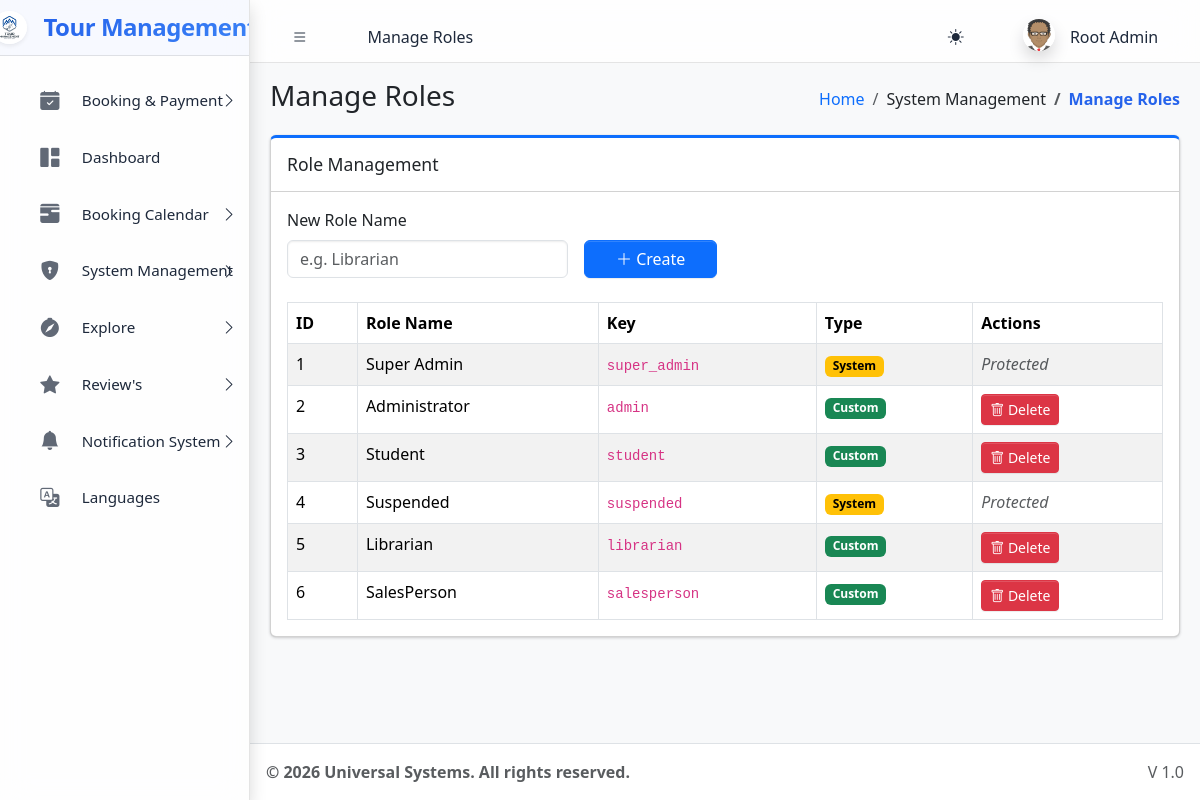
/dashboards/super_admin/manage_roles.php (signed in), run on the app's committed database.
### tables this page shows
CREATE TABLE `sys_pages` (
  `id` int(11) NOT NULL,
  `parent_id` int(11) DEFAULT 0,
  `page_name` varchar(100) NOT NULL,
  `page_url` varchar(255) DEFAULT '#',
  `icon_class` varchar(50) DEFAULT 'bi bi-circle',
  `sort_order` int(11) DEFAULT 0
);

CREATE TABLE `sys_roles` (
  `id` int(11) NOT NULL,
  `role_name` varchar(50) NOT NULL,
  `role_key` varchar(50) NOT NULL,
  `is_system_role` tinyint(1) DEFAULT 0 COMMENT '1=Cannot Delete'
);

### dashboards/super_admin/manage_roles.php (the view, shortened to what this page needs)
<?php
require_once '../../includes/header.php';
?>
<div class="card card-primary card-outline mb-4">
    <div class="card-header">
        <h3 class="card-title">Role Management</h3>
    </div>
    <div class="card-body">
        <form method="POST" class="row g-3 mb-4 align-items-end">
            <div class="col-md-4">
                <label class="form-label">New Role Name</label>
                <input type="text" name="role_name" class="form-control" required placeholder="e.g. Librarian">
            </div>
            <div class="col-md-2">
                <button type="submit" name="create_role" class="btn btn-primary w-100"><i class="bi bi-plus-lg"></i> Create</button>
            </div>
        </form>
        <table class="table table-bordered table-striped">
            <thead>
                <tr>
                    <th>ID</th>
                    <th>Role Name</th>
                    <th>Key</th>
                    <th>Type</th>
                    <th>Actions</th>
                </tr>
            </thead>
            <tbody>
                <?php
                $stmt = $pdo->query("SELECT * FROM sys_roles");
                while($row = $stmt->fetch()):
                    $badge = $row['is_system_role'] ? '<span class="badge text-bg-warning">System</span>' : '<span class="badge text-bg-success">Custom</span>';
                ?>
                <tr>
                    <td><?= $row['id'] ?></td>
                    <td><?= htmlspecialchars($row['role_name']) ?></td>
                    <td><code><?= $row['role_key'] ?></code></td>
                    <td><?= $badge ?></td>
                    <td>
                        <?php if(!$row['is_system_role']): ?>
                        <a href="?delete=<?= $row['id'] ?>" class="btn btn-sm btn-danger" onclick="return confirm('Users with this role will be suspended. Continue?')">
                            <i class="bi bi-trash"></i> Delete
                        </a>
                        <?php else: ?>
                            <span class="text-muted fst-italic">Protected</span>
                        <?php endif; ?>
                    </td>
                </tr>
                <?php endwhile; ?>
            </tbody>
        </table>
    </div>
</div>
<?php require_once '../../includes/footer.php'; ?>

### includes/header.php (shortened to what this page needs)
<?php
require_once __DIR__ . '/../core/session.php';
$base_path = parse_url(BASE_URL, PHP_URL_PATH);
$current_url = substr($_SERVER['SCRIPT_NAME'], strlen($base_path));
$pageStmt = $pdo->prepare("SELECT * FROM sys_pages WHERE page_url LIKE ? LIMIT 1");
$pageStmt->execute(["%$current_url%"]);
$currentPageData = $pageStmt->fetch();
$pageTitle = $currentPageData['page_name'] ?? 'Dashboard';
$pageId = $currentPageData['id'] ?? 0;
$breadcrumbs = [];
if ($currentPageData) {
    $crumbId = $currentPageData['id'];
    while($crumbId != 0) {
        $crumbStmt = $pdo->prepare("SELECT id, parent_id, page_name, page_url FROM sys_pages WHERE id = ?");
        $crumbStmt->execute([$crumbId]);
        $crumb = $crumbStmt->fetch();
        array_unshift($breadcrumbs, $crumb);
        $crumbId = $crumb['parent_id'];
    }
}
?>
<!DOCTYPE html>
<html lang="en"> <head>
    <link rel="stylesheet" href="<?= BASE_URL ?>assets/css/bootstrap.min.css" />
    <link rel="stylesheet" href="<?= BASE_URL ?>assets/css/bootstrap-icons.css" />
    <link rel="stylesheet" href="<?= BASE_URL ?>assets/css/adminlte.min.css" />
</head>
<body class="layout-fixed sidebar-expand-lg bg-body-tertiary">
<div class="app-wrapper">
    <nav class="app-header navbar navbar-expand bg-body">
        <div class="container-fluid">
            <ul class="navbar-nav">
                <li class="nav-item"> <a class="nav-link" data-lte-toggle="sidebar" href="#" role="button"><i class="bi bi-list"></i></a> </li>
                <li class="nav-item d-none d-md-block"> <a href="#" class="nav-link"><?= $pageTitle ?></a> </li>
            </ul>
            <ul class="navbar-nav ms-auto">
                 <li class="nav-item">
                    <button class="btn btn-link nav-link" id="theme-toggle" type="button">
                        <i class="bi bi-sun-fill" id="theme-icon"></i>
                    </button>
                </li>
                <li class="nav-item dropdown user-menu">
                    <a href="#" class="nav-link dropdown-toggle" data-bs-toggle="dropdown">
                        <img src="<?= !empty($_SESSION['avatar']) ? $_SESSION['avatar'] : BASE_URL.'assets/img/avatar.png' ?>" class="user-image rounded-circle shadow" alt="User Image">
                        <span class="d-none d-md-inline ms-1"><?= htmlspecialchars($_SESSION['name']) ?></span>
                    </a>
                </li>
            </ul>
        </div>
    </nav>
    <?php include 'sidebar.php'; ?>
    <main class="app-main">
        <div class="app-content-header">
            <div class="container-fluid">
                <div class="row">
                    <div class="col-sm-6"><h3 class="mb-0"><?= $pageTitle ?></h3></div>
                    <div class="col-sm-6">
                        <ol class="breadcrumb float-sm-end">
                            <li class="breadcrumb-item"><a href="<?= BASE_URL ?>">Home</a></li>
                            <?php foreach($breadcrumbs as $b): ?>
                                <li class="breadcrumb-item <?= ($b['id'] == $pageId) ? 'active' : '' ?>">
                                    <?= htmlspecialchars($b['page_name']) ?>
                                </li>
                            <?php endforeach; ?>
                        </ol>
                    </div>
                </div>
            </div>
        </div>
        <div class="app-content">
            <div class="container-fluid">

### includes/sidebar.php (shortened to what this page needs)
<aside class="app-sidebar shadow">
    <div class="sidebar-brand">
        <a href="<?= BASE_URL ?>index.php" class="brand-link d-flex align-items-center">
            <img src="<?= BASE_URL ?>assets/img/logo.png" alt="Logo" class="brand-image shadow-sm rounded-circle me-2" style="width: 35px; height: 35px; object-fit: cover;">
            <span class="brand-text h4 mb-0 fw-bold">Tour Management</span>
        </a>
    </div>
    <div class="sidebar-wrapper">
        <nav class="mt-2">
            <ul class="nav sidebar-menu flex-column" data-lte-toggle="treeview" role="menu" data-accordion="false">
                <?php
                function buildMenu($pdo, $parentId = 0, $userRole, $currentUrl)
                {
                    $sql = "
                        SELECT p.* FROM sys_pages p
                        JOIN role_access ra ON p.id = ra.page_id
                        WHERE p.parent_id = ? AND ra.role_key = ?
                        ORDER BY p.sort_order ASC
                    ";
                    $stmt = $pdo->prepare($sql);
                    $stmt->execute([$parentId, $userRole]);
                    $items = $stmt->fetchAll();
                    foreach ($items as $item) {
                        $childStmt = $pdo->prepare("SELECT COUNT(*) FROM sys_pages WHERE parent_id = ?");
                        $childStmt->execute([$item['id']]);
                        $hasChildren = $childStmt->fetchColumn() > 0;
                        $isActive = (strpos($currentUrl, $item['page_url']) !== false && $item['page_url'] !== '#');
                        $menuOpen = $isActive ? 'menu-open' : '';
                        $activeClass = $isActive ? 'active' : '';
                        echo '<li class="nav-item ' . $menuOpen . '">';
                        echo '<a href="' . ($hasChildren ? '#' : BASE_URL . $item['page_url']) . '" class="nav-link ' . $activeClass . '">';
                        echo '<i class="nav-icon ' . $item['icon_class'] . '"></i>';
                        echo '<p>' . htmlspecialchars($item['page_name']);
                        if ($hasChildren) {
                            echo '<i class="nav-arrow bi bi-chevron-right"></i>';
                        }
                        echo '</p></a>';
                        if ($hasChildren) {
                            buildMenu($pdo, $item['id'], $userRole, $currentUrl);
                        }
                        echo '</li>';
                    }
                }
                $base_path = parse_url(BASE_URL, PHP_URL_PATH);
                $cur = substr($_SERVER['SCRIPT_NAME'], strlen($base_path));
                buildMenu($pdo, 0, $_SESSION['role'], $cur);
                ?>
            </ul>
        </nav>
    </div>
</aside>

### includes/header.php (style rules this page uses)
:root { --app-primary-blue: #2563eb; --app-primary-blue-rgb: 37, 99, 235; --app-accent-blue: #3b82f6; --app-sidebar-width: 280px; --app-glass-blur: blur(15px) saturate(180%); }
[data-bs-theme="light"] { --app-sidebar-bg: rgba(255, 255, 255, 0.8); --app-sidebar-text: #1e293b; --app-sidebar-text-rgb: 30, 41, 59; --app-sidebar-border: rgba(0, 0, 0, 0.1); --app-nav-active-bg: rgba(37, 99, 235, 0.1); --app-nav-hover-bg: rgba(0, 0, 0, 0.05); --app-header-bg: rgba(255, 255, 255, 0.8); }
.user-image { width: 30px; height: 30px; object-fit: cover; }
.app-header { background: var(--app-header-bg) !important; backdrop-filter: var(--app-glass-blur); -webkit-backdrop-filter: var(--app-glass-blur); border-bottom: 1px solid var(--app-sidebar-border) !important; }
.breadcrumb-item.active { color: var(--app-primary-blue); font-weight: 600; }
body { transition: background-color 0.3s ease, color 0.3s ease; }
body { top: 0px !important; }

### includes/sidebar.php (style rules this page uses)
.app-sidebar { background: var(--app-sidebar-bg) !important; backdrop-filter: var(--app-glass-blur); -webkit-backdrop-filter: var(--app-glass-blur); border-right: 1px solid var(--app-sidebar-border) !important; transition: all 0.4s cubic-bezier(0.4, 0, 0.2, 1); color: var(--app-sidebar-text) !important; }
.sidebar-brand { background: rgba(var(--app-primary-blue-rgb), 0.03) !important; border-bottom: 1px solid var(--app-sidebar-border) !important; padding: 1.5rem 1rem !important; }
.brand-text { font-weight: 700 !important; letter-spacing: -0.5px; background: linear-gradient(135deg, var(--app-primary-blue) 0%, var(--app-accent-blue) 100%); -webkit-background-clip: text; -webkit-text-fill-color: transparent; }
.nav-link { border-radius: 12px !important; margin: 0.2rem 0.8rem !important; padding: 0.8rem 1rem !important; transition: all 0.3s ease !important; border: 1px solid transparent !important; color: var(--app-sidebar-text) !important; }
.nav-icon { font-size: 1.2rem !important; margin-right: 12px !important; transition: transform 0.3s ease; color: var(--app-sidebar-text); opacity: 0.7; }
.sidebar-menu p { font-weight: 500; font-size: 0.95rem; }

### data on the page
sys_pages: page_name "Manage Roles"
sys_pages: page_name "Booking & Payment"
sys_pages: page_name "Dashboard"
sys_pages: page_name "Booking Calendar"
sys_pages: page_name "System Management"
sys_pages: page_name "Explore"
sys_pages: page_name "Review's"
sys_pages: page_name "Notification System"
sys_pages: page_name "Languages"
sys_roles: id "1", role_name "Super Admin", role_key "super_admin", is_system_role "System"
sys_roles: id "2", role_name "Administrator", role_key "admin", is_system_role "Custom"
sys_roles: id "3", role_name "Student", role_key "student", is_system_role "Custom"
sys_roles: id "4", role_name "Suspended", role_key "suspended", is_system_role "System"
sys_roles: id "5", role_name "Librarian", role_key "librarian", is_system_role "Custom"
sys_roles: id "6", role_name "SalesPerson", role_key "salesperson", is_system_role "Custom"

### other printed values
$_SESSION['name'] "Root Admin"
$settings['footer_text'] "© 2026 Universal Systems. All rights reserved."
